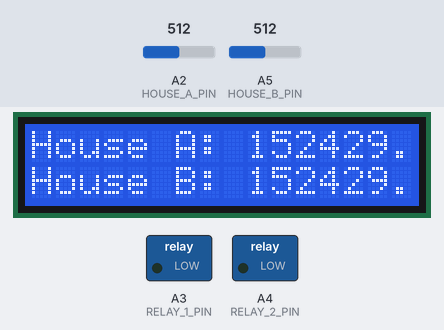
This sketch was run on a simulated Arduino Uno, built with avr-gcc and run on an emulated ATmega328P. Parts: 16×2 character LCD, switched loads named in the sketch (green lamp = pin HIGH). The test bench sets the inputs (shaded band); at power-on: A2 (HOUSE_A_PIN) = 512, A5 (HOUSE_B_PIN) = 512.

Above: at 1.2 s.
1.3 s: A2 (HOUSE_A_PIN) set to 716
At 11.9 s:
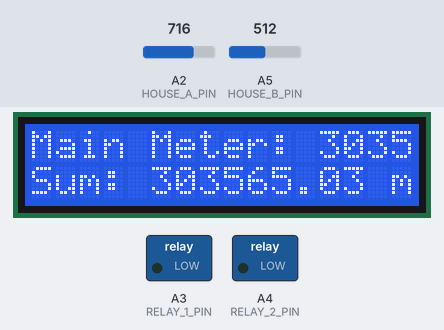
13.2 s: A5 (HOUSE_B_PIN) set to 716
At 19.5 s:
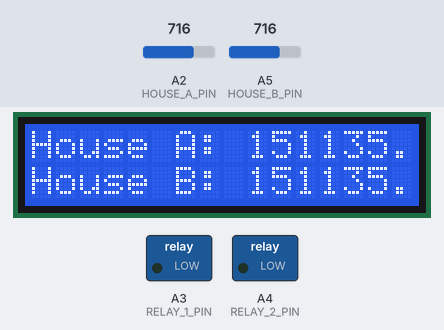
24.6 s: A2 (HOUSE_A_PIN) set to 900
At 31.2 s:
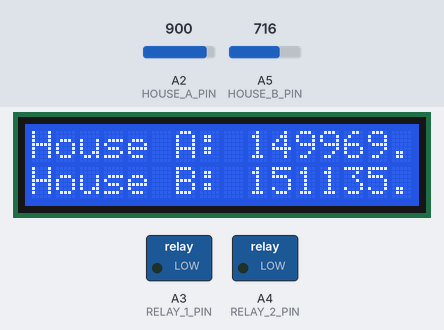
36.5 s: A5 (HOUSE_B_PIN) set to 900
At 42.9 s:
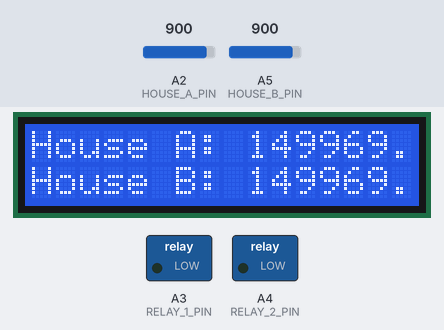
48.4 s: A2 (HOUSE_A_PIN) set to 1023
At 54.6 s:
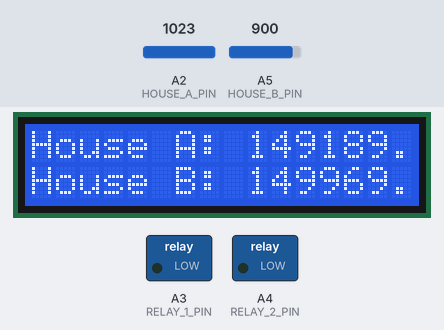
60.3 s: A5 (HOUSE_B_PIN) set to 1023
At 67.5 s:
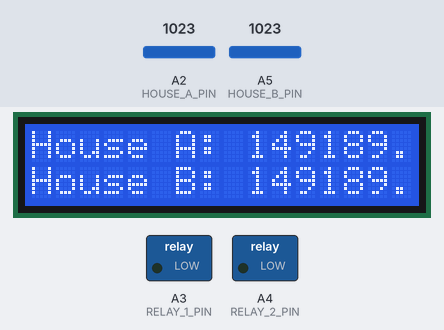
Timing chart, 0 to 69.0 s (numbered marks = the images above; inputs shaded):
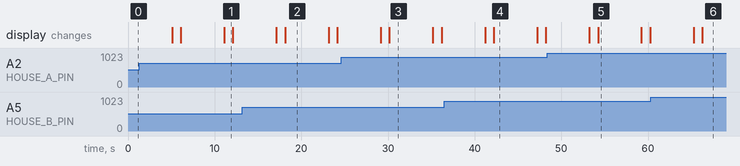

Measured:
- after the input at 1.3 s, the display: first differs from a run without the input after 4.8 s (image 1 shows a later state)
- after the input at 13.2 s, the display: first differs from a run without the input after 4.9 s (image 2)
- after the input at 24.6 s, the display: first differs from a run without the input after 5.6 s (image 3)
- after the input at 36.5 s, the display: first differs from a run without the input after 5.7 s (image 4)
- after the input at 48.4 s, the display: first differs from a run without the input after 5.8 s (image 5)
- after the input at 60.3 s, the display: first differs from a run without the input after 6.0 s (image 6)
- what the display in image 1 shows lasts 1.0 s, from 11.1 s to 12.1 s

The sketch:

AFCON.ino
```cpp
#include <LiquidCrystal.h>

// Define ACS712 sensitivity (mV/A)
#define ACS712_SENSITIVITY 185.0

// Define nominal voltage (V)
#define NOMINAL_VOLTAGE 240.0

// Define ACS712 sensor pins
#define MAIN_METER_PIN A1
#define HOUSE_A_PIN A2
#define HOUSE_B_PIN A5

// Define relay pins
#define RELAY_1_PIN A3
#define RELAY_2_PIN A4

// Define relay thresholds (adjust as needed)
#define RELAY_THRESHOLD_KVA_1 15500 // Example threshold for RELAY_1 in KVA
#define RELAY_THRESHOLD_KVA_2 16000 // Example threshold for RELAY_2 in KVA

// Define LCD pins
LiquidCrystal lcd(12, 11, 5, 4, 3, 2);

void setup() {
  // Initialize serial communication
  Serial.begin(9600);

  // Initialize LCD
  lcd.begin(16, 2);

  // Initialize relay pins
  pinMode(RELAY_1_PIN, OUTPUT);
  pinMode(RELAY_2_PIN, OUTPUT);

  // Set relay pins to LOW initially (assuming active-high relays)
  digitalWrite(RELAY_1_PIN, LOW);
  digitalWrite(RELAY_2_PIN, LOW);

  // Initialize ACS712 sensor pins
  pinMode(MAIN_METER_PIN, INPUT);
  pinMode(HOUSE_A_PIN, INPUT);
  pinMode(HOUSE_B_PIN, INPUT);
}

void loop() {
  // Read current from ACS712 sensors
  float houseACurrent = readCurrent(HOUSE_A_PIN);
  float houseBCurrent = readCurrent(HOUSE_B_PIN);

  // Display individual house readings on the first screen
  lcd.clear();
  lcd.print("House A: ");
  lcd.print(calculatePower(houseACurrent));
  lcd.print(" mVA");

  lcd.setCursor(0, 1);
  lcd.print("House B: ");
  lcd.print(calculatePower(houseBCurrent));
  lcd.print(" mVA");

  // Delay for a while
  delay(5000); // Reduce this delay if you want more frequent updates

  // Display the sum of house readings at the main meter on the second screen
  lcd.clear();
  lcd.print("Main Meter: ");
  float mainMeterCurrent = houseACurrent + houseBCurrent;
  lcd.print(calculatePower(mainMeterCurrent));
  lcd.print(" mVA");

  lcd.setCursor(0, 1);
  lcd.print("Sum: ");
  lcd.print(calculatePower(mainMeterCurrent));
  lcd.print(" mVA");

  // Activate relays based on thresholds
  if (houseACurrent > RELAY_THRESHOLD_KVA_1) {
    activateRelay(RELAY_1_PIN);
  } else {
    deactivateRelay(RELAY_1_PIN);
  }

  if (houseBCurrent > RELAY_THRESHOLD_KVA_2) {
    activateRelay(RELAY_2_PIN);
  } else {
    deactivateRelay(RELAY_2_PIN);
  }

  delay(1000); // Adjust delay as needed
}

float readCurrent(int sensorPin) {
  int sensorValue = analogRead(sensorPin);
  float voltage = sensorValue * (5.0 / 1023.0);
  float current = (voltage - (NOMINAL_VOLTAGE / 2.0)) / ACS712_SENSITIVITY;
  return abs(current);
}

float calculatePower(float current) {
  return (NOMINAL_VOLTAGE * current * 1000.0); // Power in mVA
}

void activateRelay(int relayPin) {
  if (digitalRead(relayPin) == LOW) {
    digitalWrite(relayPin, HIGH);  // Set to HIGH to activate (Normally Closed)
    Serial.println("Relay Activated");
  }
}

void deactivateRelay(int relayPin) {
  if (digitalRead(relayPin) == HIGH) {
    digitalWrite(relayPin, LOW); // Set to LOW to deactivate (Normally Closed)
    Serial.println("Relay Deactivated");
  }
}
```
